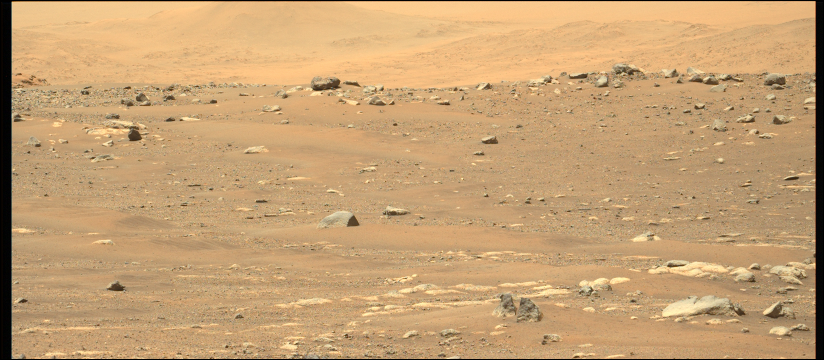
#> input picture curiosity/left1.png, 1648 x 720 px, found by its file name (shown at 1/2 size)
$ python yt_disp.py
#> lines starting #> are read from the running program, lines starting #| are printed output that depends on the picture

#=========================================================
# Create Disparity map from Stereo Vision
#=========================================================

import cv2
import matplotlib.pyplot as plt
# For each pixel algorithm will find the best disparity from 0
# Larger block size implies smoother, though less accurate disparity map

# Set disparity parameters
# Note: disparity range is tuned according to specific parameters obtained through trial and error.
imgL = cv2.imread('left1.png')
#> imgL is the input picture: shape (720, 1648, 3); mean B, G, R 115.8, 161, 197.9


imgR = cv2.imread('right1.png')
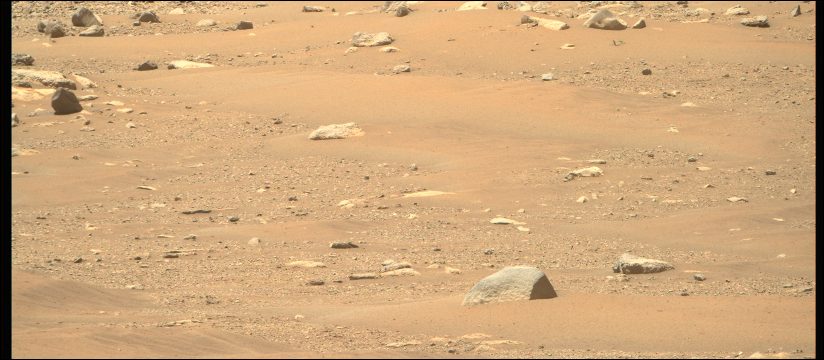
#> input picture curiosity/right1.png, 1648 x 720 px, found by its file name (shown at 1/2 size)
#> imgR is the input picture: shape (720, 1648, 3); mean B, G, R 123.6, 168.5, 207.3

imgLgray = cv2.cvtColor(imgL, cv2.COLOR_BGR2GRAY)
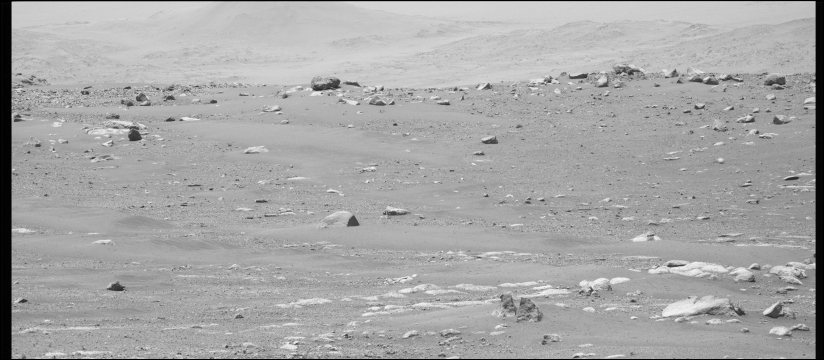
#> imgLgray: shape (720, 1648) (shown at 1/2 size); min 0, max 250, mean 166.9
imgRgray = cv2.cvtColor(imgR, cv2.COLOR_BGR2GRAY)
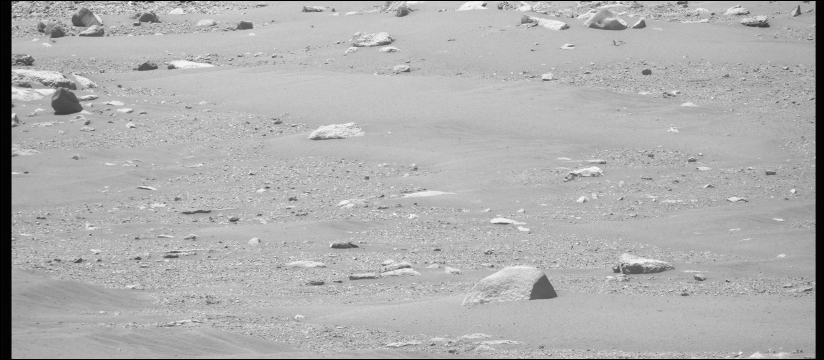
#> imgRgray: shape (720, 1648) (shown at 1/2 size); min 0, max 252, mean 175
#imgLgray = cv2.resize(imgLgray, (1200, 1200), interpolation = cv2.INTER_AREA)

block_size = 3
min_disp = -1
max_disp = 31
num_disp = max_disp - min_disp

# Create Block matching object.
stereo = cv2.StereoSGBM_create(minDisparity= min_disp,
	numDisparities = num_disp,
	blockSize = block_size,
	uniquenessRatio = 5,
	speckleWindowSize = 5,
	speckleRange = 2,
	disp12MaxDiff = 2)


#stereo = cv2.StereoBM_create(numDisparities=num_disp, blockSize=win_size)

# Compute disparity map
disparity_map = stereo.compute(imgLgray, imgRgray)
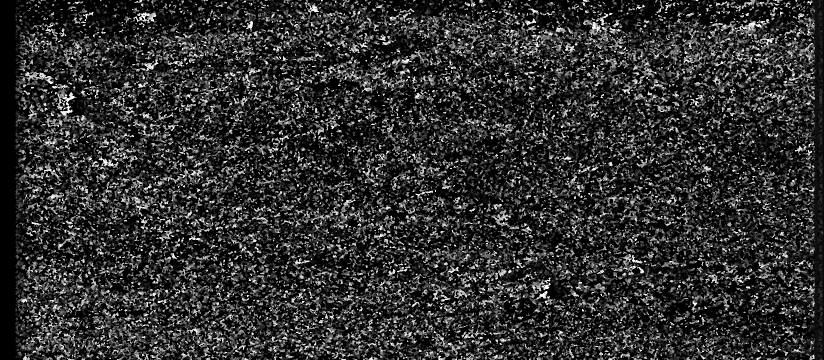
#> disparity_map: shape (720, 1648) int16 (shown at 1/2 size); min -32, max 480, mean 63.4; drawn with min black and max white

plt.imshow(disparity_map,'gray')
plt.show()
